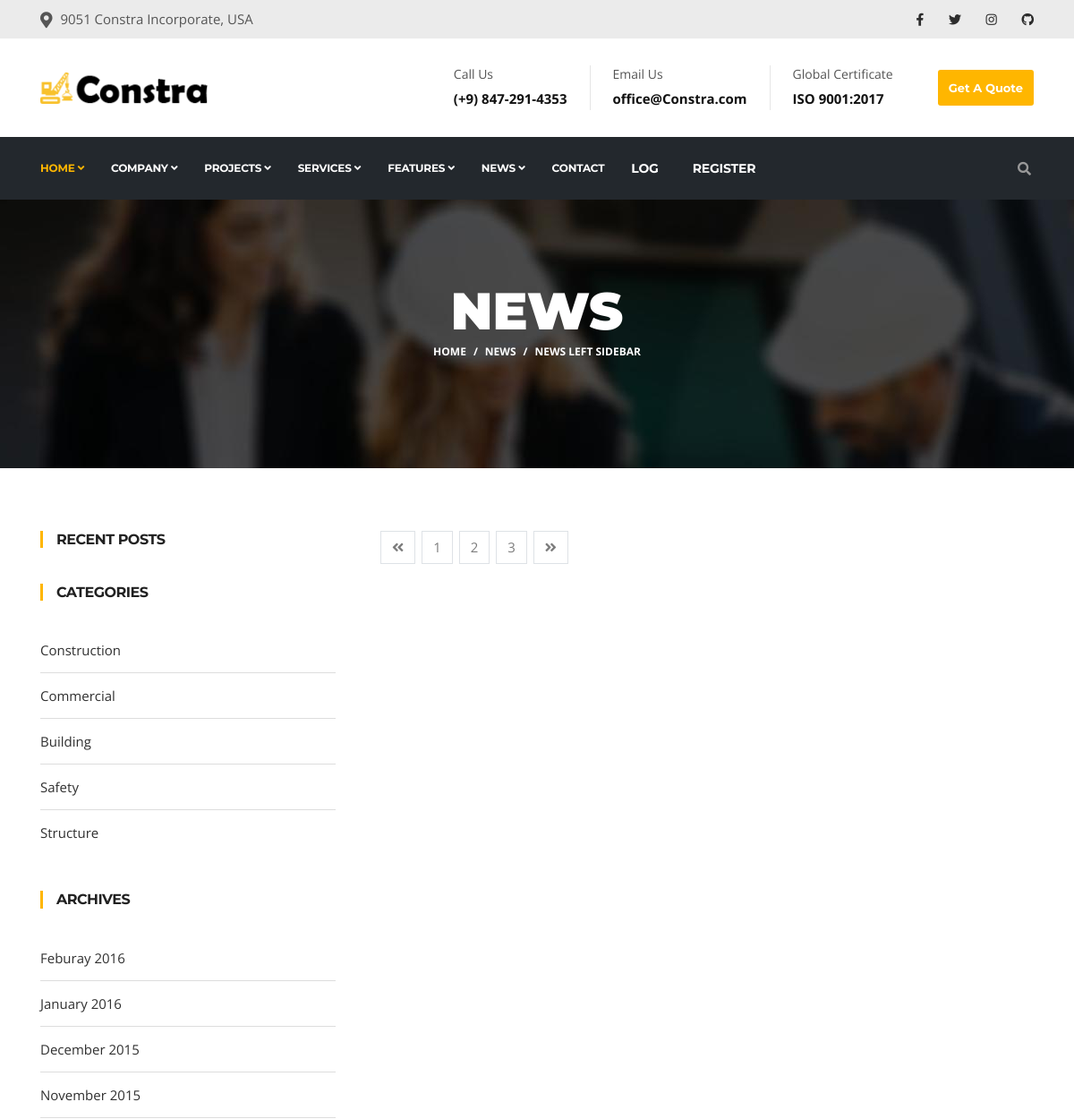
The page /news-left/ (upper part) on the database as committed earlier.
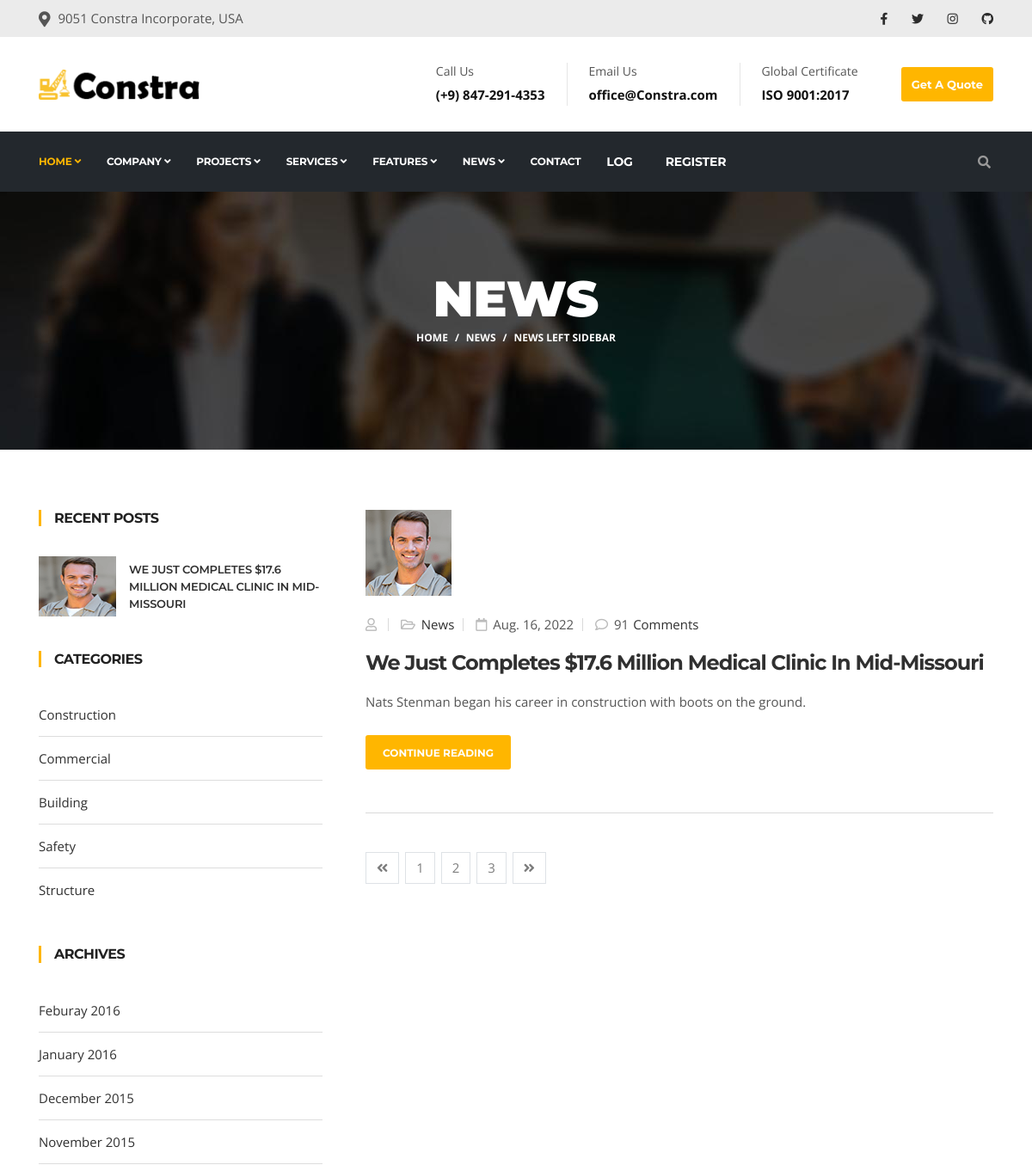
The same page on the database as committed later.
### home/models.py (models this page shows, shortened)
class CommonInfo(models.Model):
    name = models.CharField(max_length=100)
    about = models.TextField(default='Nats Stenman began his career in construction with boots on the ground')
    class Meta:
        abstract = True

class News(CommonInfo):
    comments = models.IntegerField()
    comments_all = models.ManyToManyField(Comment)
    author = models.ForeignKey(User, on_delete=models.CASCADE)
    date = models.DateField()
    image = models.ImageField(upload_to='images/news/')
    class Meta:
        verbose_name_plural = 'News'

### home/views.py (the view)
class CustomList(ListView):
    pass

### templates/news/news-left.html
{% extends 'base/base.html' %}
{% load static %}
{% block content %}
<div id="banner-area" class="banner-area" style="background-image:url({% static 'images/banner/banner1.jpg'%})">
  <div class="banner-text">
    <div class="container">
        <div class="row">
          <div class="col-lg-12">
              <div class="banner-heading">
                <h1 class="banner-title">News</h1>
                <nav aria-label="breadcrumb">
                    <ol class="breadcrumb justify-content-center">
                      <li class="breadcrumb-item"><a href="{% url 'home:home' %}">Home</a></li>
                      <li class="breadcrumb-item"><a href="{% url 'home:home' %}">News</a></li>
                      <li class="breadcrumb-item active" aria-current="page">News left sidebar</li>
                    </ol>
                </nav>
              </div>
          </div>
        </div>
    </div>
  </div>
</div>
<section id="main-container" class="main-container">
  <div class="container">
    <div class="row">
      <div class="col-lg-4 order-1 order-lg-0">
        <div class="sidebar sidebar-left">
            {% include 'news/recent.html' %}
        </div>
      </div>
      <div class="col-lg-8 mb-5 mb-lg-0 order-0 order-lg-1">
        {% include "news/list.html" %}
      </div>
    </div>
  </div>
</section>
{% endblock content %}

### templates/news/recent.html
<div class="widget recent-posts">
    <h3 class="widget-title">Recent Posts</h3>
    <ul class="list-unstyled">
        {% for o in news_list %}
        {% if forloop.revcounter < 4 %}
        <li class="d-flex align-items-center">
        <div class="posts-thumb">
            <a href="#"><img loading="lazy" alt="img" src="{{o.image.url}}"></a>
        </div>
        <div class="post-info">
            <h4 class="entry-title">
            <a href="#">{{o.name}}</a>
            </h4>
        </div>
        </li>
        {% endif %}
        {% endfor %}
    </ul>
</div>
{% include 'news/widgets.html' %}

### templates/news/list.html
{% for o in object_list %}
<div class="post">
    <div class="post-media post-image">
    <img loading="lazy" src="{{o.image.url}}" class="img-fluid" alt="post-image">
    </div>
    <div class="post-body">
    <div class="entry-header">
        <div class="post-meta">
        <span class="post-author">
            <i class="far fa-user"></i><a href="#"> {{o.author}}</a>
        </span>
        <span class="post-cat">
            <i class="far fa-folder-open"></i><a href="#"> News</a>
        </span>
        <span class="post-meta-date"><i class="far fa-calendar"></i> {{o.date}}</span>
        <span class="post-comment"><i class="far fa-comment"></i> {{o.comments}}<a href="#"
            class="comments-link">Comments</a></span>
        </div>
        <h2 class="entry-title">
        <a href="{% url 'home:news-detail' o.id %}">{{o.name}}</a>
        </h2>
    </div>
    <div class="entry-content">
        <p>{{o.about | truncatewords:"65"}}.</p>
    </div>
    <div class="post-footer">
        <a href="{% url 'home:news-detail' o.id %}" class="btn btn-primary">Continue Reading</a>
    </div>
    </div>
</div>
{% endfor %}
<nav class="paging" aria-label="Page navigation example">
    <ul class="pagination">
    <li class="page-item"><a class="page-link" href="#"><i class="fas fa-angle-double-left"></i></a></li>
    <li class="page-item"><a class="page-link" href="#">1</a></li>
    <li class="page-item"><a class="page-link" href="#">2</a></li>
    <li class="page-item"><a class="page-link" href="#">3</a></li>
    <li class="page-item"><a class="page-link" href="#"><i class="fas fa-angle-double-right"></i></a></li>
    </ul>
</nav>

Rows that differ between the two databases and show on the page:
added News: image (picture), name "WE JUST COMPLETES $17.6 MILLION MEDICAL CLINIC IN MID-MISSOURI", date "Aug. 16, 2022", comments "91", name "We Just Completes $17.6 Million Medical Clinic In Mid-Missouri", about "Nats Stenman began his career in construction with boots on the ground"
